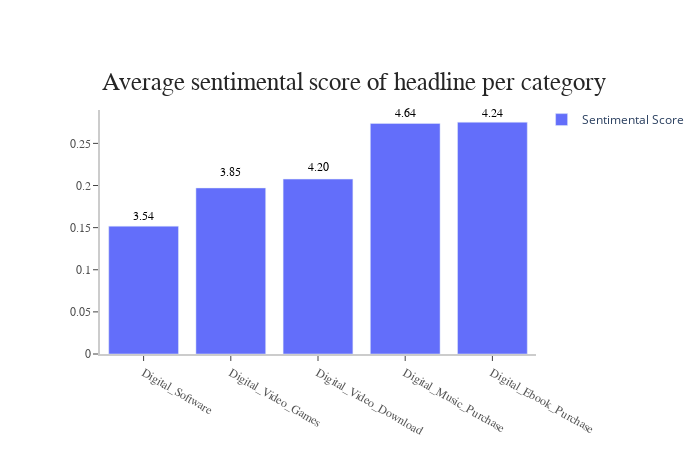

The cell this chart's notebook holds for it:
### Code cell
%%local
import plotly
import plotly.graph_objects as go

x = rdd_score_tab['_1']
y = rdd_score_tab['_2']
fig = go.Figure(data=[go.Bar(x=x, y=y, hovertext=x, name='Sentimental Score')])

fig.update_layout(
    xaxis=dict(
        showline=True,
        showgrid=False,
        showticklabels=True,
        linecolor='rgb(204, 204, 204)',
        linewidth=2,
        ticks='outside',
        tickfont=dict(
            family='Arial',
            size=12,
            color='rgb(82, 82, 82)',
        ),
    ),
    yaxis=dict(
        showline=True,
        showgrid=False,
        showticklabels=True,
        linecolor='rgb(204, 204, 204)',
        linewidth=2,
        ticks='outside',
        tickfont=dict(
            family='Arial',
            size=12,
            color='rgb(82, 82, 82)',
        ),
    ),
    autosize=False,
    margin=dict(
        autoexpand=True,
        l=100,
        r=20,
        t=110,
    ),
    showlegend=True,
    plot_bgcolor='white'
)
annotations = []

#annotation
annotations = []
annotations.append(dict(xref='paper', yref='paper', x=0.0, y=1.05,
                              xanchor='left', yanchor='bottom',
                              text='Average sentimental score of headline per category',
                              font=dict(family='Arial',
                                        size=25,
                                        color='rgb(37,37,37)'),
                              showarrow=False))


annotations.append(dict(xref='paper', yref='paper', x=0.9, y=1.02,
                              xanchor='center', yanchor='top',
                              text='4.24',
                              font=dict(family='Arial',
                                        size=12,
                                        color='black'),
                              showarrow=False))
annotations.append(dict(xref='paper', yref='paper', x=0.7, y=1.02,
                              xanchor='center', yanchor='top',
                              text='4.64',
                              font=dict(family='Arial',
                                        size=12,
                                        color='black'),
                              showarrow=False))
annotations.append(dict(xref='paper', yref='paper', x=0.5, y=0.8,
                              xanchor='center', yanchor='top',
                              text='4.20',
                              font=dict(family='Arial',
                                        size=12,
                                        color='black'),
                              showarrow=False))
annotations.append(dict(xref='paper', yref='paper', x=0.3, y=0.78,
                              xanchor='center', yanchor='top',
                              text='3.85',
                              font=dict(family='Arial',
                                        size=12,
                                        color='black'),
                              showarrow=False))
annotations.append(dict(xref='paper', yref='paper', x=0.1, y=0.6,
                              xanchor='center', yanchor='top',
                              text='3.54',
                              font=dict(family='Arial',
                                        size=12,
                                        color='black'),
                              showarrow=False))
# Legend
fig.update_layout(legend=dict(
    orientation="v",
    yanchor="top",
    y=1.02,
    xanchor="right",
    x=1.35
))

fig.update_layout(annotations=annotations)
fig.show()

### Figure 1 — Plotly figure (JSON) as saved in the notebook; plotly's stock layout.template omitted (floating-point values rounded to 4 significant figures)
{"data": [{"hovertext": ["Digital_Software", "Digital_Video_Games", "Digital_Video_Download", "Digital_Music_Purchase", "Digital_Ebook_Purchase"], "name": "Sentimental Score", "type": "bar", "x": ["Digital_Software", "Digital_Video_Games", "Digital_Video_Download", "Digital_Music_Purchase", "Digital_Ebook_Purchase"], "y": [0.1518, 0.1971, 0.2076, 0.2737, 0.2752]}], "layout": {"annotations": [{"font": {"color": "rgb(37,37,37)", "family": "Arial", "size": 25}, "showarrow": false, "text": "Average sentimental score of headline per category", "x": 0, "xanchor": "left", "xref": "paper", "y": 1.05, "yanchor": "bottom", "yref": "paper"}, {"font": {"color": "black", "family": "Arial", "size": 12}, "showarrow": false, "text": "4.24", "x": 0.9, "xanchor": "center", "xref": "paper", "y": 1.02, "yanchor": "top", "yref": "paper"}, {"font": {"color": "black", "family": "Arial", "size": 12}, "showarrow": false, "text": "4.64", "x": 0.7, "xanchor": "center", "xref": "paper", "y": 1.02, "yanchor": "top", "yref": "paper"}, {"font": {"color": "black", "family": "Arial", "size": 12}, "showarrow": false, "text": "4.20", "x": 0.5, "xanchor": "center", "xref": "paper", "y": 0.8, "yanchor": "top", "yref": "paper"}, {"font": {"color": "black", "family": "Arial", "size": 12}, "showarrow": false, "text": "3.85", "x": 0.3, "xanchor": "center", "xref": "paper", "y": 0.78, "yanchor": "top", "yref": "paper"}, {"font": {"color": "black", "family": "Arial", "size": 12}, "showarrow": false, "text": "3.54", "x": 0.1, "xanchor": "center", "xref": "paper", "y": 0.6, "yanchor": "top", "yref": "paper"}], "autosize": false, "height": 450, "legend": {"orientation": "v", "x": 1.35, "xanchor": "right", "y": 1.02, "yanchor": "top"}, "margin": {"autoexpand": true, "l": 100, "r": 20, "t": 110}, "plot_bgcolor": "white", "showlegend": true, "width": 700, "xaxis": {"autorange": true, "linecolor": "rgb(204, 204, 204)", "linewidth": 2, "range": [-0.5, 4.5], "showgrid": false, "showline": true, "showticklabels": true, "tickfont": {"color": "rgb(82, 82, 82)", "family": "Arial", "size": 12}, "ticks": "outside", "type": "category"}, "yaxis": {"autorange": true, "linecolor": "rgb(204, 204, 204)", "linewidth": 2, "range": [0, 0.2896], "showgrid": false, "showline": true, "showticklabels": true, "tickfont": {"color": "rgb(82, 82, 82)", "family": "Arial", "size": 12}, "ticks": "outside", "type": "linear"}}}
